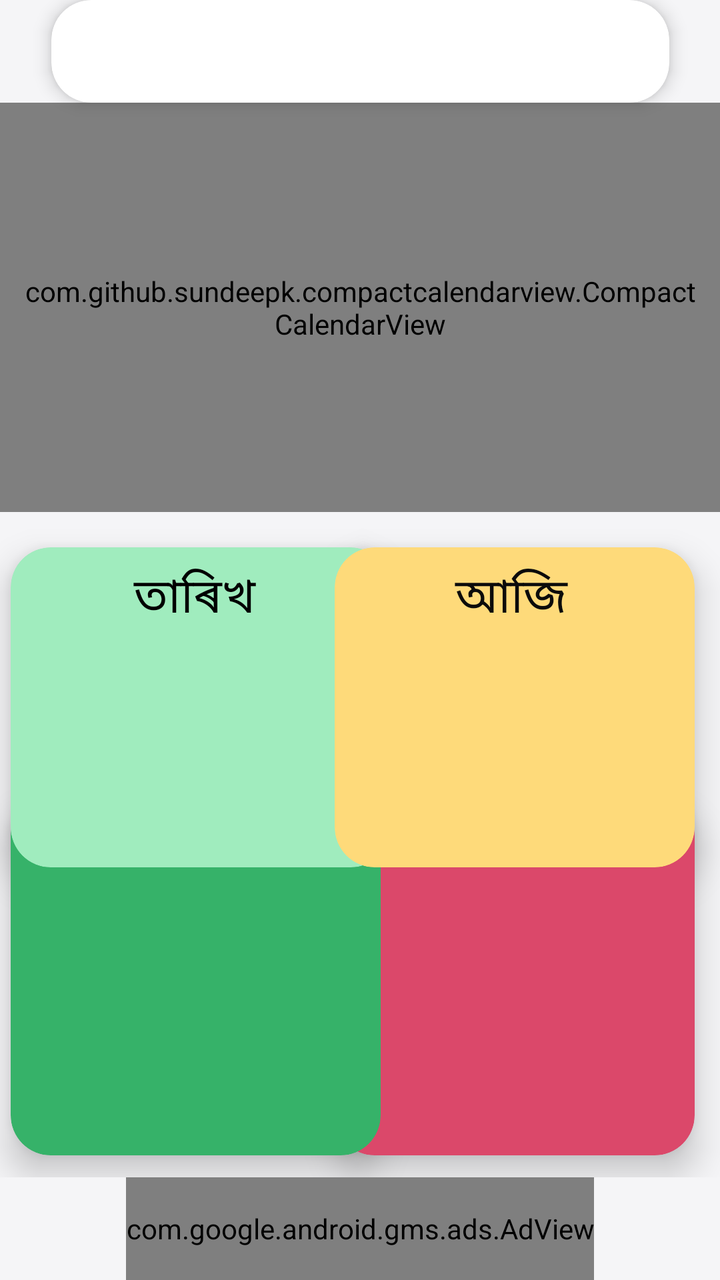
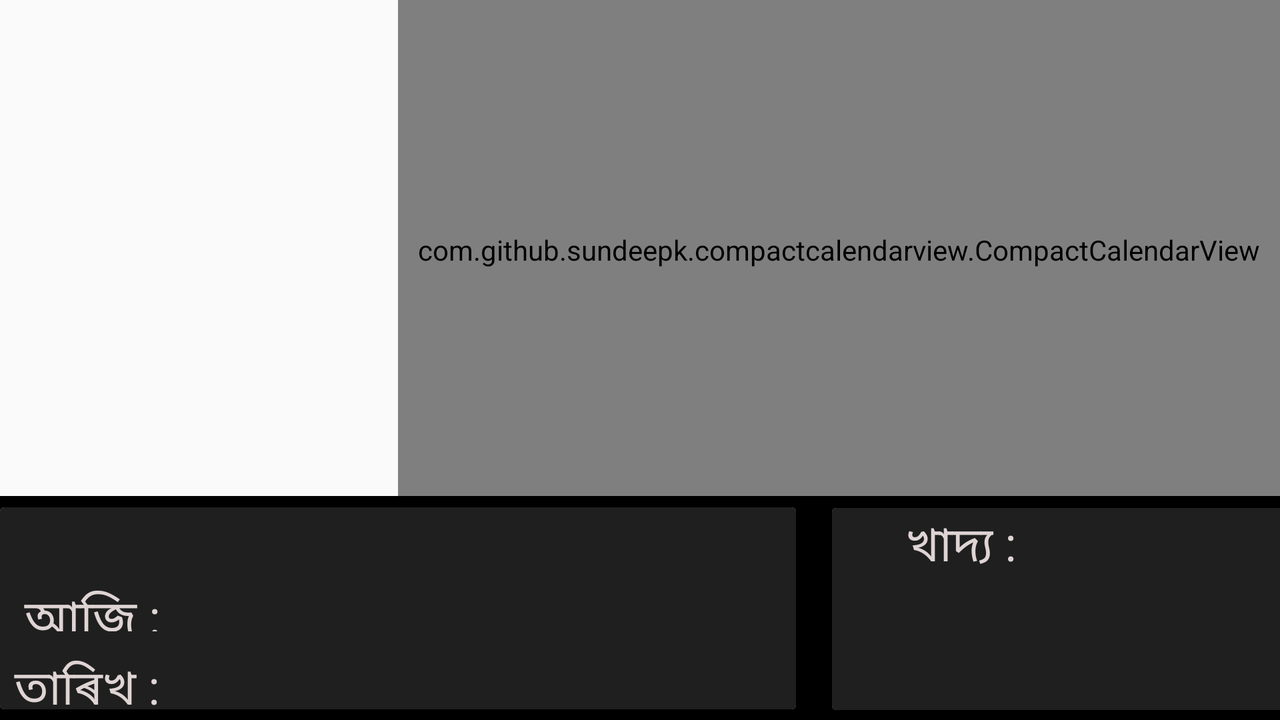

First picture: res/layout/ on a phone held upright. Second picture: the repository's own variant of that layout, on a device whose configuration matches the variant's folder. Source for both follows.
<!-- AndroidManifest.xml: application theme AppTheme -->
<!-- res/layout/activity_main2.xml -->
<?xml version="1.0" encoding="utf-8"?>
<androidx.constraintlayout.widget.ConstraintLayout xmlns:android="http://schemas.android.com/apk/res/android"
    xmlns:app="http://schemas.android.com/apk/res-auto"
    xmlns:tools="http://schemas.android.com/tools"
    android:id="@+id/constraintLayout"
    android:layout_width="match_parent"
    android:layout_height="match_parent"
    android:background="#F5F5F7"
    android:configChanges="orientation|screenSize|keyboardHidden"
    android:orientation="horizontal"
    tools:context=".Main2Activity">

    <androidx.constraintlayout.widget.Guideline
        android:id="@+id/guideline15"
        android:layout_width="wrap_content"
        android:layout_height="wrap_content"
        android:orientation="horizontal"
        app:layout_constraintGuide_percent="0.41" />

    <androidx.constraintlayout.widget.ConstraintLayout
        android:layout_width="match_parent"
        android:layout_height="0dp"
        android:background="#F5F5F7"
        app:layout_constraintBottom_toTopOf="@+id/guideline3"
        app:layout_constraintEnd_toEndOf="parent"
        app:layout_constraintHorizontal_bias="1.0"
        app:layout_constraintStart_toStartOf="parent"
        app:layout_constraintTop_toTopOf="@+id/guideline15"
        app:layout_constraintVertical_bias="0.0">

        <androidx.cardview.widget.CardView
            android:layout_width="180dp"
            android:layout_height="180dp"
            android:background="#1F1F1F"
            android:elevation="12dp"
            app:cardBackgroundColor="#DB486A"
            app:cardCornerRadius="20dp"
            app:cardElevation="10dp"
            app:layout_constraintBottom_toBottomOf="parent"
            app:layout_constraintEnd_toEndOf="parent"
            app:layout_constraintHorizontal_bias="0.93"
            app:layout_constraintStart_toStartOf="parent"
            app:layout_constraintTop_toTopOf="parent"
            app:layout_constraintVertical_bias="0.925">

            <androidx.constraintlayout.widget.ConstraintLayout
                android:layout_width="match_parent"
                android:layout_height="match_parent">

                <TextView
                    android:id="@+id/textView"
                    android:layout_width="154dp"
                    android:layout_height="35dp"
                    android:text="আজিৰ দিনত"
                    android:textAlignment="center"
                    android:textColor="#FFFFFF"
                    android:textSize="24sp"
                    android:visibility="visible"
                    app:layout_constraintBottom_toBottomOf="parent"
                    app:layout_constraintEnd_toEndOf="parent"
                    app:layout_constraintHorizontal_bias="0.615"
                    app:layout_constraintStart_toStartOf="parent"
                    app:layout_constraintTop_toTopOf="parent"
                    app:layout_constraintVertical_bias="0.043" />

                <TextView
                    android:id="@+id/event_view"
                    android:layout_width="match_parent"
                    android:layout_height="80dp"
                    android:textAlignment="center"
                    android:textColor="#FFFFFF"
                    android:textSize="24sp"
                    android:visibility="visible"
                    app:layout_constraintBottom_toBottomOf="parent"
                    app:layout_constraintEnd_toEndOf="parent"
                    app:layout_constraintHorizontal_bias="0.0"
                    app:layout_constraintStart_toStartOf="parent"
                    app:layout_constraintTop_toTopOf="parent"
                    app:layout_constraintVertical_bias="0.64" />
            </androidx.constraintlayout.widget.ConstraintLayout>
        </androidx.cardview.widget.CardView>

        <androidx.cardview.widget.CardView
            android:layout_width="185dp"
            android:layout_height="180dp"
            android:background="#1F1F1F"
            android:elevation="12dp"
            app:cardBackgroundColor="#36B269"
            app:cardCornerRadius="20dp"
            app:cardElevation="10dp"
            app:layout_constraintBottom_toBottomOf="parent"
            app:layout_constraintEnd_toEndOf="parent"
            app:layout_constraintHorizontal_bias="0.03"
            app:layout_constraintStart_toStartOf="parent"
            app:layout_constraintTop_toTopOf="parent"
            app:layout_constraintVertical_bias="0.925">

            <androidx.constraintlayout.widget.ConstraintLayout
                android:layout_width="match_parent"
                android:layout_height="match_parent">

                <TextView
                    android:id="@+id/textView14"
                    android:layout_width="85dp"
                    android:layout_height="41dp"
                    android:text="খাদ্য "
                    android:textAlignment="center"
                    android:textColor="#FFFFFF"
                    android:textSize="24sp"
                    app:layout_constraintBottom_toBottomOf="parent"
                    app:layout_constraintEnd_toEndOf="parent"
                    app:layout_constraintHorizontal_bias="0.504"
                    app:layout_constraintStart_toStartOf="parent"
                    app:layout_constraintTop_toTopOf="parent"
                    app:layout_constraintVertical_bias="0.038" />

                <TextView
                    android:id="@+id/food_view"
                    android:layout_width="match_parent"
                    android:layout_height="131dp"
                    android:layout_weight="1"
                    android:ellipsize="none"
                    android:maxLines="100"
                    android:scrollHorizontally="false"
                    android:textAlignment="center"
                    android:textColor="#FFFFFF"
                    android:textSize="14sp"
                    app:layout_constraintBottom_toBottomOf="parent"
                    app:layout_constraintEnd_toEndOf="parent"
                    app:layout_constraintHorizontal_bias="0.0"
                    app:layout_constraintStart_toStartOf="parent"
                    app:layout_constraintTop_toTopOf="parent"
                    app:layout_constraintVertical_bias="0.953" />

            </androidx.constraintlayout.widget.ConstraintLayout>
        </androidx.cardview.widget.CardView>

        <androidx.cardview.widget.CardView
            android:layout_width="190dp"
            android:layout_height="160dp"
            android:background="#1F1F1F"
            android:elevation="12dp"
            app:cardBackgroundColor="#A0ECBE"
            app:cardCornerRadius="20dp"
            app:cardElevation="10dp"
            app:layout_constraintBottom_toBottomOf="parent"
            app:layout_constraintEnd_toEndOf="parent"
            app:layout_constraintHorizontal_bias="0.031"
            app:layout_constraintStart_toStartOf="parent"
            app:layout_constraintTop_toTopOf="parent"
            app:layout_constraintVertical_bias="0.068">

            <androidx.constraintlayout.widget.ConstraintLayout
                android:layout_width="match_parent"
                android:layout_height="match_parent">

                <TextView
                    android:id="@+id/textView11"
                    android:layout_width="144dp"
                    android:layout_height="42dp"
                    android:text="তাৰিখ "
                    android:textAlignment="center"
                    android:textColor="#000000"
                    android:textSize="24sp"
                    app:layout_constraintBottom_toBottomOf="parent"
                    app:layout_constraintEnd_toEndOf="parent"
                    app:layout_constraintStart_toStartOf="parent"
                    app:layout_constraintTop_toTopOf="parent"
                    app:layout_constraintVertical_bias="0.059" />

                <TextView
                    android:id="@+id/date_view"
                    android:layout_width="178dp"
                    android:layout_height="42dp"
                    android:textAlignment="center"
                    android:textColor="#000000"
                    android:textSize="20sp"
                    android:textStyle="bold"
                    app:layout_constraintBottom_toBottomOf="parent"
                    app:layout_constraintEnd_toEndOf="parent"
                    app:layout_constraintStart_toStartOf="parent"
                    app:layout_constraintTop_toTopOf="parent"
                    app:layout_constraintVertical_bias="0.703" />

            </androidx.constraintlayout.widget.ConstraintLayout>
        </androidx.cardview.widget.CardView>

        <androidx.constraintlayout.widget.Guideline
            android:id="@+id/guideline"
            android:layout_width="wrap_content"
            android:layout_height="wrap_content"
            android:orientation="vertical"
            app:layout_constraintGuide_percent="0.5" />

        <androidx.cardview.widget.CardView
            android:layout_width="180dp"
            android:layout_height="160dp"
            android:background="#1F1F1F"
            android:elevation="12dp"
            app:cardBackgroundColor="#FEDA7A"
            app:cardCornerRadius="20dp"
            app:cardElevation="10dp"
            app:layout_constraintBottom_toBottomOf="parent"
            app:layout_constraintEnd_toEndOf="parent"
            app:layout_constraintHorizontal_bias="0.93"
            app:layout_constraintStart_toStartOf="parent"
            app:layout_constraintTop_toTopOf="parent"
            app:layout_constraintVertical_bias="0.068">

            <androidx.constraintlayout.widget.ConstraintLayout
                android:layout_width="match_parent"
                android:layout_height="match_parent">

                <TextView
                    android:id="@+id/bondho"
                    android:layout_width="145dp"
                    android:layout_height="46dp"
                    android:text="আজি "
                    android:textAlignment="center"
                    android:textColor="#0B0B0B"
                    android:textSize="24sp"
                    app:layout_constraintBottom_toBottomOf="parent"
                    app:layout_constraintEnd_toEndOf="parent"
                    app:layout_constraintHorizontal_bias="0.542"
                    app:layout_constraintStart_toStartOf="parent"
                    app:layout_constraintTop_toTopOf="parent"
                    app:layout_constraintVertical_bias="0.061" />

                <TextView
                    android:id="@+id/status_view"
                    android:layout_width="match_parent"
                    android:layout_height="38dp"
                    android:layout_marginBottom="40dp"
                    android:gravity="center"
                    android:textAlignment="center"
                    android:textColor="#0B0B0B"
                    android:textSize="24sp"
                    app:layout_constraintBottom_toBottomOf="parent"
                    app:layout_constraintEnd_toEndOf="parent"
                    app:layout_constraintHorizontal_bias="0.0"
                    app:layout_constraintStart_toStartOf="parent"
                    app:layout_constraintTop_toBottomOf="@+id/textView12"
                    app:layout_constraintVertical_bias="0.552" />

            </androidx.constraintlayout.widget.ConstraintLayout>
        </androidx.cardview.widget.CardView>

        <androidx.constraintlayout.widget.Guideline
            android:id="@+id/guideline19"
            android:layout_width="wrap_content"
            android:layout_height="wrap_content"
            android:orientation="horizontal"
            app:layout_constraintGuide_percent="0.47" />

    </androidx.constraintlayout.widget.ConstraintLayout>

    <com.github.sundeepk.compactcalendarview.CompactCalendarView
        android:id="@+id/calendarView"
        android:layout_width="0dp"
        android:layout_height="0dp"
        android:foregroundGravity="center"
        android:paddingLeft="10dp"
        android:paddingRight="10dp"
        app:compactCalendarBackgroundColor="#f64f59"
        app:compactCalendarCurrentDayBackgroundColor="#FFFFFF"
        app:compactCalendarCurrentSelectedDayBackgroundColor="#12c2e9"
        app:compactCalendarMultiEventIndicatorColor="#8888"
        app:compactCalendarTargetHeight="250dp"
        app:compactCalendarTextColor="#000000"
        app:compactCalendarTextSize="18sp"
        app:layout_constraintBottom_toTopOf="@+id/guideline21"
        app:layout_constraintEnd_toEndOf="parent"
        app:layout_constraintHorizontal_bias="0.0"
        app:layout_constraintStart_toStartOf="parent"
        app:layout_constraintTop_toTopOf="@+id/guideline16"
        app:layout_constraintVertical_bias="1.0"
        tools:ignore="MissingConstraints" />

    <com.google.android.gms.ads.AdView
        android:id="@+id/adView3"
        android:layout_width="wrap_content"
        android:layout_height="0dp"
        app:adSize="BANNER"
        app:adUnitId="ca-app-pub-7260156644744320/4605650494"
        app:layout_constraintBottom_toBottomOf="parent"
        app:layout_constraintEnd_toEndOf="parent"
        app:layout_constraintStart_toStartOf="parent"
        app:layout_constraintTop_toTopOf="@+id/guideline3" />

    <androidx.constraintlayout.widget.Guideline
        android:id="@+id/guideline3"
        android:layout_width="wrap_content"
        android:layout_height="wrap_content"
        android:orientation="horizontal"
        app:layout_constraintGuide_percent="0.92" />

    <androidx.constraintlayout.widget.Guideline
        android:id="@+id/guideline16"
        android:layout_width="wrap_content"
        android:layout_height="wrap_content"
        android:orientation="horizontal"
        app:layout_constraintGuide_percent="0.08" />

    <androidx.constraintlayout.widget.Guideline
        android:id="@+id/guideline21"
        android:layout_width="wrap_content"
        android:layout_height="wrap_content"
        android:orientation="horizontal"
        app:layout_constraintGuide_percent="0.4" />

    <androidx.cardview.widget.CardView
        android:layout_width="309dp"
        android:layout_height="0dp"
        app:cardCornerRadius="20dp"
        app:cardElevation="5dp"
        app:layout_constraintBottom_toTopOf="@+id/calendarView"
        app:layout_constraintEnd_toEndOf="parent"
        app:layout_constraintStart_toStartOf="parent"
        app:layout_constraintTop_toTopOf="parent">

        <TextView
            android:id="@+id/month"
            android:layout_width="match_parent"
            android:layout_height="match_parent"
            android:gravity="center"
            android:textColor="#0334FF"
            android:textSize="24sp"
            android:textStyle="bold"
            app:layout_constraintBottom_toTopOf="@+id/calendarView"
            app:layout_constraintEnd_toEndOf="parent"
            app:layout_constraintHorizontal_bias="0.6"
            app:layout_constraintStart_toStartOf="parent"
            app:layout_constraintTop_toTopOf="parent" />
    </androidx.cardview.widget.CardView>


</androidx.constraintlayout.widget.ConstraintLayout>
<!-- resources referenced by this layout -->
<resources>
  <style name="AppTheme" parent="Theme.AppCompat.Light.DarkActionBar">
          
          <item name="colorPrimary">#1F1F1F</item>
          <item name="colorPrimaryDark">#262626</item>
          <item name="colorAccent">#000000</item>
          <item name="android:actionBarStyle">@style/MyActionBarTheme</item>
  
  
  
  
      </style>
  <style name="MyActionBarTheme" parent="@android:style/Widget.Holo.Light.ActionBar">
          <item name="android:background">#1F1F1F</item>
      </style>
</resources>
<!-- res/layout-land/activity_main2.xml (the repository's variant of the layout above) -->
<!-- drawn on the phone turned sideways -->
<?xml version="1.0" encoding="utf-8"?>
<androidx.constraintlayout.widget.ConstraintLayout xmlns:android="http://schemas.android.com/apk/res/android"
    xmlns:app="http://schemas.android.com/apk/res-auto"
    xmlns:tools="http://schemas.android.com/tools"
    android:id="@+id/constraintLayout"
    android:layout_width="match_parent"
    android:layout_height="match_parent"
    android:orientation="horizontal"
    tools:context=".Main2Activity"
    android:configChanges="orientation|screenSize|keyboardHidden">

    <com.github.sundeepk.compactcalendarview.CompactCalendarView
        android:id="@+id/calendarView"
        android:layout_width="wrap_content"
        android:layout_height="250dp"
        android:foregroundGravity="center"
        android:paddingLeft="10dp"
        android:paddingRight="10dp"
        app:compactCalendarBackgroundColor="#1F1F1F"
        app:compactCalendarCurrentDayBackgroundColor="#B71C1C"
        app:compactCalendarCurrentSelectedDayBackgroundColor="#FB6868"
        app:compactCalendarMultiEventIndicatorColor="#8888"
        app:compactCalendarTargetHeight="250dp"
        app:compactCalendarTextColor="#FFFFFF"
        app:compactCalendarTextSize="12sp"
        app:layout_constraintBottom_toBottomOf="parent"
        app:layout_constraintEnd_toEndOf="parent"
        app:layout_constraintHorizontal_bias="1.0"
        app:layout_constraintStart_toStartOf="parent"
        app:layout_constraintTop_toTopOf="parent"
        app:layout_constraintVertical_bias="0.0"
        tools:ignore="MissingConstraints" />

    <androidx.constraintlayout.widget.ConstraintLayout
        android:layout_width="814dp"
        android:layout_height="112dp"
        android:background="#000000"
        app:layout_constraintBottom_toBottomOf="parent"
        app:layout_constraintEnd_toEndOf="parent"
        app:layout_constraintHorizontal_bias="0.0"
        app:layout_constraintStart_toStartOf="parent"
        app:layout_constraintTop_toBottomOf="@id/calendarView"
        app:layout_constraintVertical_bias="1.0">

        <androidx.cardview.widget.CardView
            android:layout_width="398dp"
            android:layout_height="101dp"
            android:background="#1F1F1F"
            app:layout_constraintBottom_toBottomOf="parent"
            app:layout_constraintEnd_toEndOf="parent"
            app:layout_constraintHorizontal_bias="1.0"
            app:layout_constraintStart_toStartOf="parent"
            app:layout_constraintTop_toTopOf="parent"
            app:layout_constraintVertical_bias="0.545"
            android:elevation="12dp">

            <androidx.constraintlayout.widget.ConstraintLayout
                android:layout_width="match_parent"
                android:layout_height="match_parent"
                android:background="#1F1F1F">

                <TextView
                    android:id="@+id/textView14"
                    android:layout_width="92dp"
                    android:layout_height="wrap_content"
                    android:text="খাদ্য :"
                    android:textAlignment="textEnd"
                    android:textColor="#DFD4D4"
                    android:textSize="24sp"
                    app:layout_constraintBottom_toBottomOf="parent"
                    app:layout_constraintEnd_toEndOf="parent"
                    app:layout_constraintHorizontal_bias="0.0"
                    app:layout_constraintStart_toStartOf="parent"
                    app:layout_constraintTop_toTopOf="parent"
                    app:layout_constraintVertical_bias="0.016" />

                <TextView
                    android:id="@+id/food_view"
                    android:layout_width="298dp"
                    android:layout_height="match_parent"
                    android:gravity="center"
                    android:textAlignment="textEnd"
                    android:textColor="#FFFFFF"
                    android:textSize="18sp"
                    app:layout_constraintBottom_toBottomOf="parent"
                    app:layout_constraintEnd_toEndOf="parent"
                    app:layout_constraintHorizontal_bias="0.958"
                    app:layout_constraintStart_toStartOf="parent"
                    app:layout_constraintTop_toTopOf="parent"
                    app:layout_constraintVertical_bias="0.09" />
            </androidx.constraintlayout.widget.ConstraintLayout>
        </androidx.cardview.widget.CardView>

        <androidx.constraintlayout.widget.Guideline
            android:id="@+id/guideline"
            android:layout_width="wrap_content"
            android:layout_height="wrap_content"
            android:orientation="vertical"
            app:layout_constraintGuide_begin="407dp" />

        <androidx.cardview.widget.CardView
            android:layout_width="398dp"
            android:layout_height="101dp"
            android:background="#1F1F1F"
            app:layout_constraintBottom_toBottomOf="parent"
            app:layout_constraintEnd_toEndOf="parent"
            app:layout_constraintHorizontal_bias="0.0"
            app:layout_constraintStart_toStartOf="parent"
            app:layout_constraintTop_toTopOf="parent"
            android:elevation="12dp">

            <androidx.constraintlayout.widget.ConstraintLayout
                android:layout_width="match_parent"
                android:layout_height="match_parent"
                android:background="#1F1F1F">

                <TextView
                    android:id="@+id/textView"
                    android:layout_width="78dp"
                    android:layout_height="24dp"
                    android:text="আজি :"
                    android:textAlignment="textEnd"
                    android:textColor="#DFD4D4"
                    android:textSize="24sp"
                    android:visibility="visible"
                    app:layout_constraintBottom_toBottomOf="parent"
                    app:layout_constraintEnd_toEndOf="parent"
                    app:layout_constraintHorizontal_bias="0.006"
                    app:layout_constraintStart_toStartOf="parent"
                    app:layout_constraintTop_toTopOf="parent"
                    app:layout_constraintVertical_bias="0.493" />

                <TextView
                    android:id="@+id/date_view"
                    android:layout_width="181dp"
                    android:layout_height="30dp"
                    android:textAlignment="textEnd"
                    android:textColor="#FFFFFF"
                    android:textSize="18sp"
                    app:layout_constraintBottom_toBottomOf="parent"
                    app:layout_constraintEnd_toEndOf="parent"
                    app:layout_constraintHorizontal_bias="1.0"
                    app:layout_constraintStart_toStartOf="parent"
                    app:layout_constraintTop_toTopOf="parent"
                    app:layout_constraintVertical_bias="1.0" />

                <TextView
                    android:id="@+id/textView6"
                    android:layout_width="74dp"
                    android:layout_height="28dp"
                    android:text="তাৰিখ :"
                    android:textAlignment="textEnd"
                    android:textColor="#DFD4D4"
                    android:textSize="24sp"
                    app:layout_constraintBottom_toBottomOf="parent"
                    app:layout_constraintEnd_toEndOf="parent"
                    app:layout_constraintHorizontal_bias="0.018"
                    app:layout_constraintStart_toStartOf="parent"
                    app:layout_constraintTop_toTopOf="parent"
                    app:layout_constraintVertical_bias="1.0" />

                <TextView
                    android:id="@+id/status_view"
                    android:layout_width="160dp"
                    android:layout_height="29dp"
                    android:gravity="center"
                    android:textColor="#FFFFFF"
                    android:textSize="18sp"
                    android:textStyle="bold"
                    app:layout_constraintEnd_toEndOf="parent"
                    app:layout_constraintHorizontal_bias="0.392"
                    app:layout_constraintStart_toStartOf="parent"
                    app:layout_constraintTop_toTopOf="parent" />

                <TextView
                    android:id="@+id/event_view"
                    android:layout_width="249dp"
                    android:layout_height="33dp"
                    android:textAlignment="textEnd"
                    android:textColor="#FFFFFF"
                    android:textSize="18sp"
                    android:visibility="visible"
                    app:layout_constraintBottom_toBottomOf="parent"
                    app:layout_constraintEnd_toEndOf="parent"
                    app:layout_constraintHorizontal_bias="1.0"
                    app:layout_constraintStart_toStartOf="@+id/textView12"
                    app:layout_constraintTop_toTopOf="parent"
                    app:layout_constraintVertical_bias="0.558" />
            </androidx.constraintlayout.widget.ConstraintLayout>
        </androidx.cardview.widget.CardView>
    </androidx.constraintlayout.widget.ConstraintLayout>


</androidx.constraintlayout.widget.ConstraintLayout>
